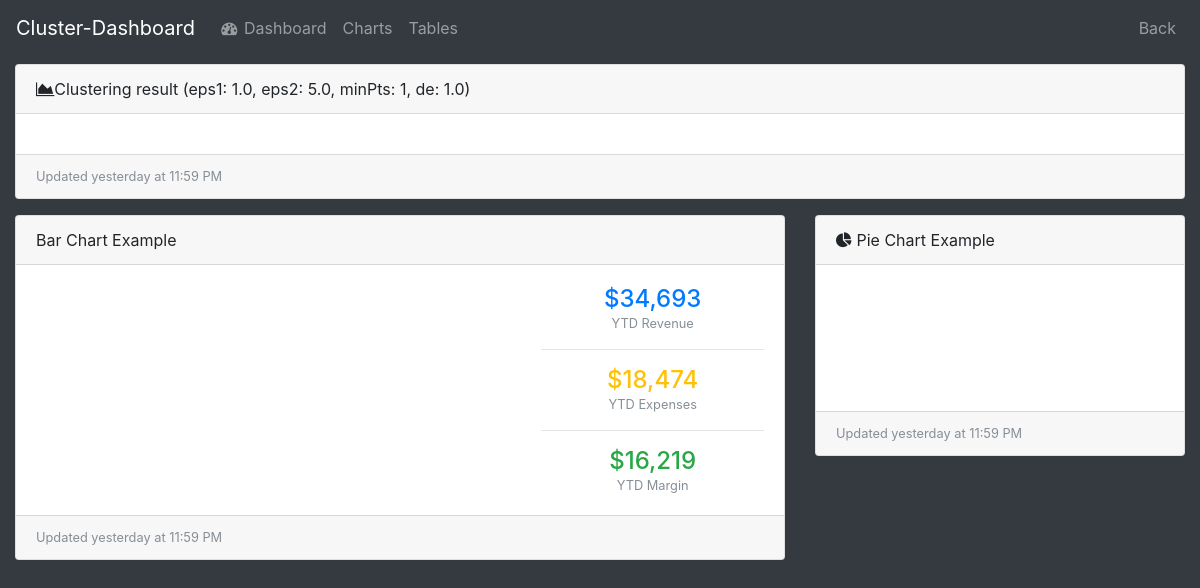
The app's page /dashboard/, older data.
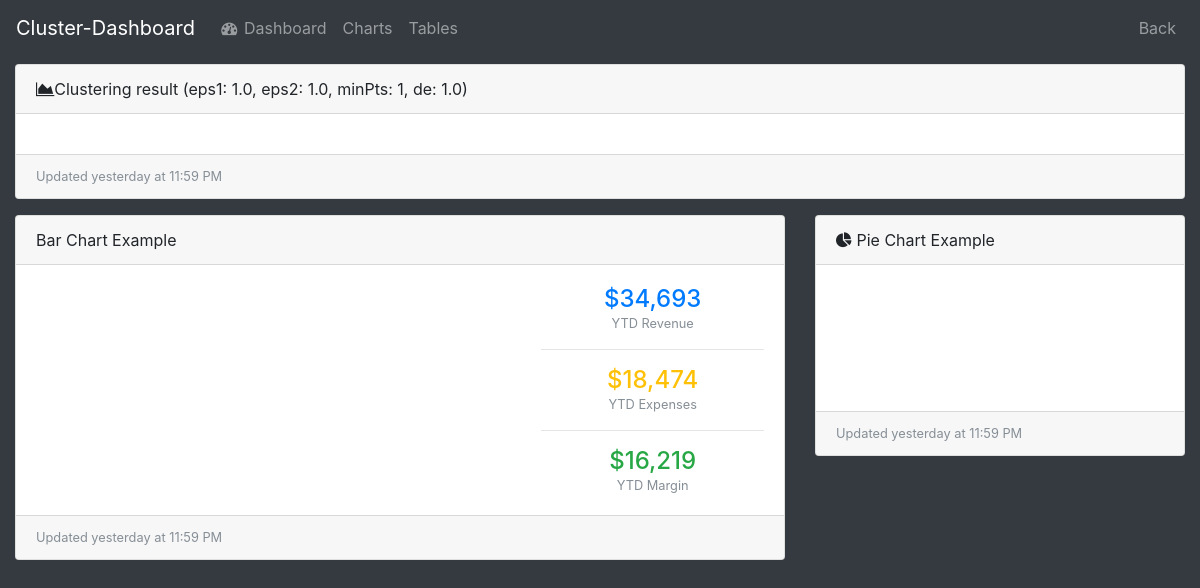
The same page, newer data.
### dashboard/models.py (models this page shows, shortened)
class Parameters(models.Model):
	IPM_file = models.FileField(upload_to='datasets/', default="")
	eps1 = models.FloatField()
	eps2 = models.FloatField()
	minPts = models.IntegerField()
	de = models.FloatField()

### dashboard/views.py (the view)
# urls.py: url(r'', include('dashboard.urls'))
def dashboard(request):
	parameters = Parameters.objects.all()
	return render(request, 'dashboard/parameters/dashboard.html', {'parameters': parameters})

### dashboard/templates/dashboard/parameters/dashboard.html (shortened to what the changed rows need)
{% load staticfiles %}
<!DOCTYPE html>
<html>
<head>
	  <link href="{% static 'css/bootstrap/bootstrap.min.css' %}" rel="stylesheet">
	  <link href="{% static 'font-awesome/css/font-awesome.min.css' %}" rel="stylesheet" type="text/css">
	  <link href="{% static 'datatables/dataTables.bootstrap4.css' %}" rel="stylesheet">
	  <link href="{% static 'css/chart.css' %}" rel="stylesheet">
</head>
<body class="fixed-nav bg-dark" id="page-top">
  	<div>
	    <div class="container-fluid">
	      	<div class="card mb-3">
	        	<div class="card-header">
	          		<i class="fa fa-area-chart"></i>Clustering result
		          		{% for parameter in parameters %}
							(eps1: {{ parameter.eps1 }}, eps2: {{ parameter.eps2 }}, minPts: {{ parameter.minPts }}, de: {{ parameter.de }})
						{% endfor %}
	          		</div>
	        		<div class="card-body" id="myAreaChart">
	        		</div>
	        	<div class="card-footer small text-muted">Updated yesterday at 11:59 PM</div>
	      	</div>
    	</div>
    </div>
</body>
</html>

Row changes from the older to the newer data that the page shows:
removed Parameters: eps1 "1.0", eps2 "5.0", minPts "1", de "1.0"
added Parameters: eps1 "1.0", eps2 "1.0", minPts "1", de "1.0"
